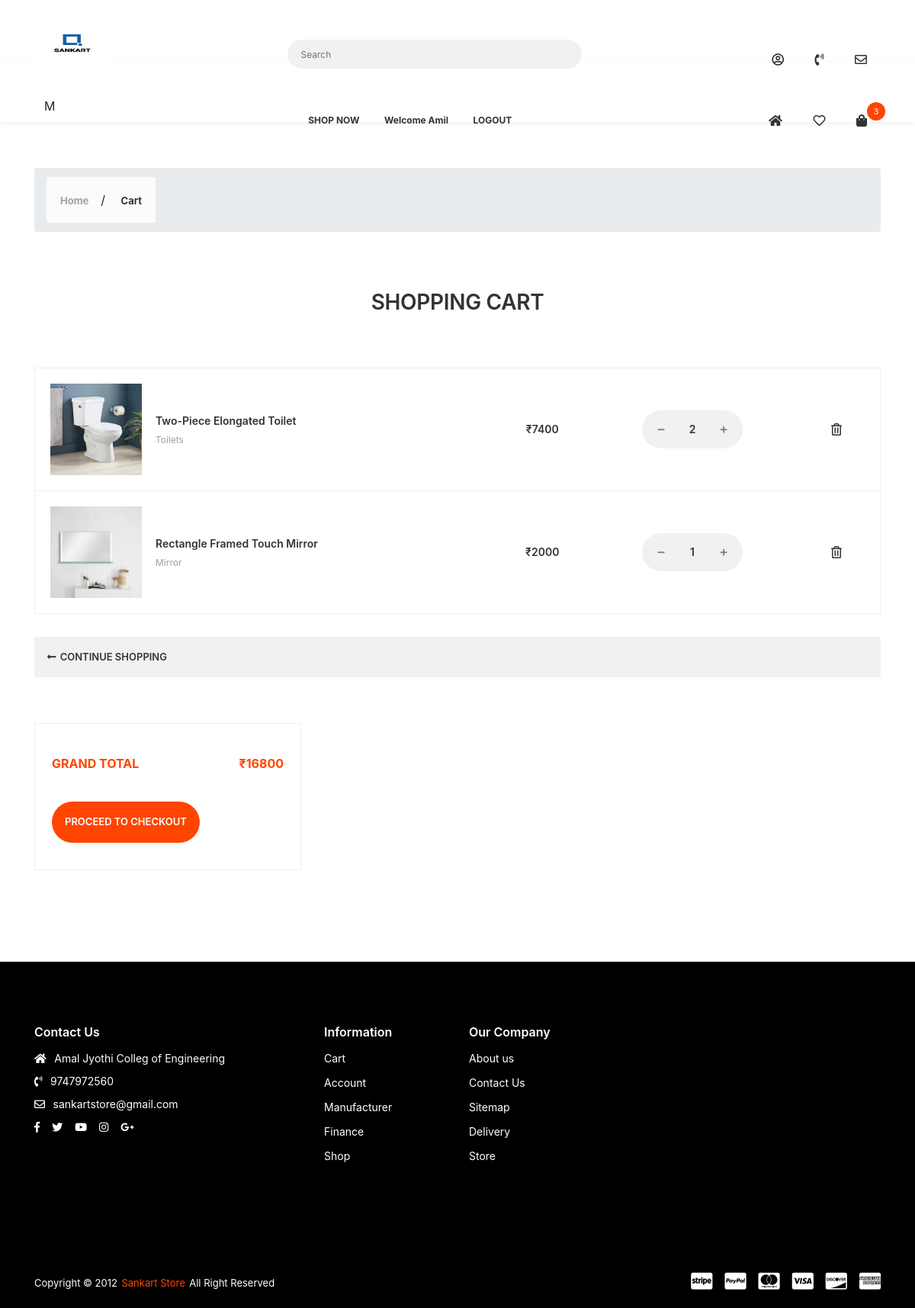
The app's page /cart/ (signed in), older data.
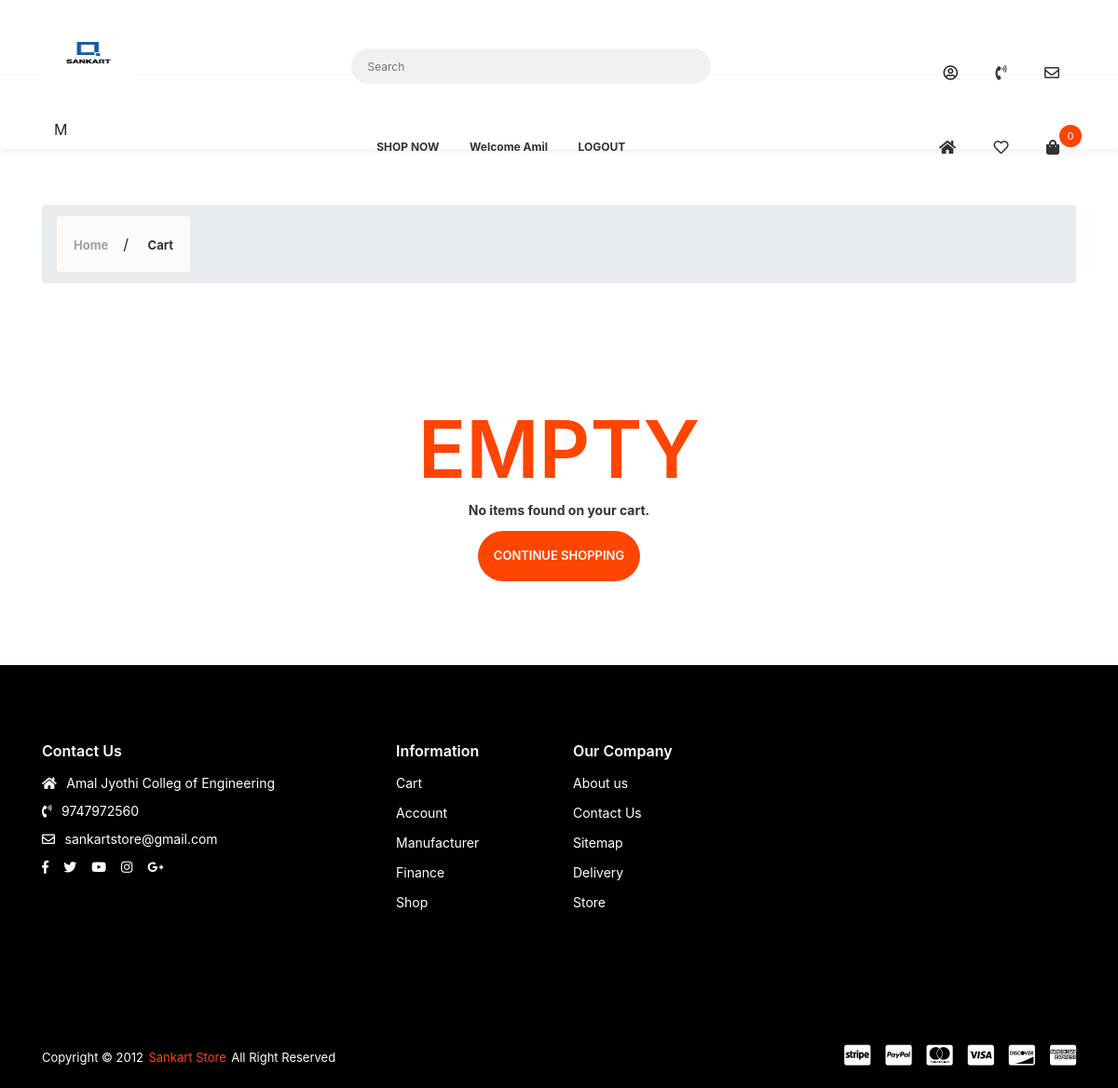
The same page, newer data.
### cart/models.py (models this page shows, shortened)
class CartItem(models.Model):
    user = models.ForeignKey(Account, on_delete=models.CASCADE, null=True)
    product = models.ForeignKey(Product, on_delete=models.CASCADE)
    cart = models.ForeignKey(Cart, on_delete=models.CASCADE, null=True)
    quantity = models.IntegerField()
    is_active = models.BooleanField(default=True)
    reserved_until = models.DateTimeField(null=True)

### shop_app/models.py (models this page shows, shortened)
class Product(models.Model):
    product_name = models.CharField(max_length=200, unique=True)
    slug = models.SlugField(max_length=200, unique=True)
    description = models.TextField(max_length=500, blank=True)
    price = models.IntegerField()
    images = models.ImageField(upload_to='photos/product')
    display = models.ImageField(upload_to='photos/display',default="a3.png")
    display2 = models.ImageField(upload_to='photos/display', default="a3.png")
    display3 = models.ImageField(upload_to='photos/display', default="a3.png")
    category = models.ForeignKey(Category, on_delete=models.CASCADE)
    stock = models.IntegerField()
    color = models.ForeignKey(Color, on_delete=models.CASCADE,null=True, blank=True)
    brand = models.ForeignKey(Brand, on_delete=models.CASCADE,null=True, blank=True)
    design = models.ForeignKey(Design, on_delete=models.CASCADE,null=True, blank=True)
    dimensions = models.ForeignKey(Dimensions, on_delete=models.CASCADE,null=True, blank=True)
    is_available = models.BooleanField(default=True)
    is_featured = models.BooleanField(default=False)
    created_date = models.DateField(auto_now_add=True)
    modified_date = models.DateField(auto_now=True)

class Category(models.Model):
    category_name = models.CharField(max_length=50, unique=True)
    slug = models.SlugField(max_length=100, unique=True)
    description = models.TextField(max_length=255, blank=True)
    cat_image = models.ImageField(upload_to='photos/categories', blank=True)
    class Meta:
        verbose_name = 'category'
        verbose_name_plural = 'categories'
    def __str__(self):
        return self.category_name.capitalize()

### cart/views.py (the view)
# urls.py: path('cart/', include('cart.urls')),
@login_required(login_url='login')
def cart(request, total=0, quantity=0, cart_item=None, cart_items=None):
    try:
        tax = 0
        grand_total = 0
        if request.user.is_authenticated:
            cart_items = CartItem.objects.filter(
                user=request.user, is_active=True)
        else:
            cart = Cart.objects.get(cart_id=_cart_id(request))
            cart_items = CartItem.objects.filter(cart=cart, is_active=True)
        for cart_item in cart_items:
            total += (cart_item.product.price*cart_item.quantity)
            quantity += cart_item.quantity
    except ObjectDoesNotExist:
        pass
    context = {
        'total': total,
        'quantity': quantity,
        'cart_items': cart_items,
    }
    return render(request, 'cart.html', context)

### cart/context_processors.py (called while the page is built)
def counter(request):
    cart_count = 0
    if 'admin' in request.path:
        return {}
    else:
        try:
            cart = Cart.objects.filter(cart_id=_cart_id(request))
            if request.user.is_authenticated:
                cart_items = CartItem.objects.all().filter(user=request.user)
            else:
                cart_items = CartItem.objects.all().filter(cart=cart[:1])
            for cart_item in cart_items:
                cart_count += cart_item.quantity
        except Cart.DoesNotExist:
            cart_count = 0
    return dict(cart_count=cart_count)

### cart/views.py (called while the page is built)
def _cart_id(request):
    cart = request.session.session_key
    if not cart:
        cart = request.session.create()
    return cart

### shop_app/context_processors.py (called while the page is built)
def menu_links(request):
    links = Category.objects.all()
    return dict(links=links)

### wishlist/views.py (called while the page is built)
def _wishlist_id(request):
    wishlist = request.session.session_key
    if not wishlist:
        wishlist = request.session.create()
    return wishlist

### templates/cart.html (shortened to what the changed rows need)
{% extends 'base.html' %}
{% load static %}
{% block content %}
        <div class="app-content">
            {% if not cart_items %}
             <div class="u-s-p-y-60">
                <div class="section__content">
                    <div class="container">
                        <div class="row">
                            <div class="col-lg-12 col-md-12 u-s-m-b-30">
                                <div class="empty">
                                    <div class="empty__wrap">
                                        <span class="empty__big-text">EMPTY</span>
                                        <span class="empty__text-1">No items found on your cart.</span>
                                        <a class="empty__redirect-link btn--e-brand" href="{% url 'store' %}">CONTINUE SHOPPING</a></div>
                                </div>
                            </div>
                        </div>
                    </div>
                </div>
            </div>
            {% else %}
            <div class="u-s-p-b-60">
                <div class="section__intro u-s-m-b-60">
                    <div class="container">
                        <div class="row">
                            <div class="col-lg-12">
                                <div class="section__text-wrap">
                                    <h1 class="section__heading u-c-secondary">SHOPPING CART</h1>
                                </div>
                            </div>
                        </div>
                    </div>
                </div>
                <div class="section__content">
                    <div class="container">
                        <div class="row">
                            <div class="col-lg-12 col-md-12 col-sm-12 u-s-m-b-30">
                                <div class="table-responsive">
                                    <table class="table-p">
                                        <tbody>
                                            {% for cart_item in cart_items %}
                                            <tr>
                                                <td>
                                                    <div class="table-p__box">
                                                        <div class="table-p__img-wrap">
                                                            <img class="u-img-fluid" src="{{cart_item.product.images.url}}" style="width:600 height:600;" alt=""></div>
                                                        <div class="table-p__info">
                                                            <span class="table-p__name">
                                                                <a href="#">{{cart_item.product.product_name}}</a></span>
                                                            <span class="table-p__category">
                                                                <a href="#">{{cart_item.product.category}}</a></span>
                                                        </div>
                                                    </div>
                                                </td>
                                                <td>
                                                    <span class="table-p__price">₹{{cart_item.product.price}}</span></td>
                                                <td>
                                                    <div class="table-p__input-counter-wrap">
                                                        <div class="input-counter">
                                                             <a href="{% url 'remove_cart' cart_item.product.id cart_item.id %}">
                                                            <span class="input-counter__minus fas fa-minus"></span></a>
                                                            <input class="input-counter__text input-counter--text-primary-style" type="text" value="{{cart_item.quantity}}" data-min="1" data-max="1000">
                                                            <a href="{% url 'add_cart' cart_item.product.id %}">
                                                            <span class="input-counter__plus fas fa-plus"></span></a></div>
                                                    </div>
                                                </td>
                                                <td>
                                                    <div class="table-p__del-wrap">
                                                        <a class="far fa-trash-alt table-p__delete-link" href="{% url 'remove_cart_item' cart_item.product.id cart_item.id%}"></a></div>
                                                </td>
                                            </tr>
                                            {% endfor %}
                                        </tbody>
                                    </table>
                                </div>
                            </div>
                            <div class="col-lg-12">
                                <div class="route-box">
                                    <div class="route-box__g1">
                                        <a class="route-box__link" href="{% url 'store' %}"><i class="fas fa-long-arrow-alt-left"></i>
                                            <span>CONTINUE SHOPPING</span></a></div>
                                </div>
                            </div>
                        </div>
                    </div>
                </div>
            </div>
            <div class="u-s-p-b-60">
                <div class="section__content">
                    <div class="container">
                        <div class="row">
                            <div class="col-lg-12 col-md-12 col-sm-12 u-s-m-b-30">
                                    <div class="row">
                                        <div class="col-lg-4 col-md-6 u-s-m-b-30">
                                            <div class="f-cart__pad-box">
                                                <div class="u-s-m-b-30">
                                                    <table class="f-cart__table">
                                                        <tbody>
                                                            <tr>
                                                                <td>GRAND TOTAL</td>
                                                                <td>₹{{total}}</td>
                                                            </tr>
                                                        </tbody>
                                                    </table>
                                                </div>
                                                <div>
                                                    <a class="empty__redirect-link btn--e-brand" href="{% url 'checkout' %}" id="checkout">PROCEED TO CHECKOUT</a></div>
                                            </div>
                                        </div>
                                    </div>
                            </div>
                        </div>
                    </div>
                </div>
            </div>
            {% endif %}
        </div>
{% endblock %}

### templates/base.html (shortened to what the changed rows need)
<!DOCTYPE html>
{% load static %}
<html class="no-js" lang="en">
<head>
    <link rel="stylesheet" href="{% static 'css/vendor.css' %}">
    <link rel="stylesheet" href="{% static 'css/utility.css' %}">
    <link rel="stylesheet" href="{% static 'css/app.css' %}">
    <link rel="stylesheet" href="https://stackpath.bootstrapcdn.com/bootstrap/4.5.2/css/bootstrap.min.css" integrity="sha384-UO2eT0CpHqdSJQ6hJty5KVphtPhzWj9WO1qwE
    sD65/3l3O1rX6IrYJoGUVAQJQa">
</head>
<body class="config">
    <div id="app">
        <header class="header--style-1 header--box-shadow">
            <nav class="secondary-nav-wrapper">
                <div class="container">
                    <div class="secondary-nav">
                        <div class="menu-init" id="navigation3">
                            <div class="ah-lg-mode">
                                <ul class="ah-list ah-list--design1 ah-list--link-color-secondary">
                                    <li class="has-dropdown">
                                        <a href="{% url 'cart' %}" class="mini-cart-shop-link" id="cart"><i class="fas fa-shopping-bag"></i>
                                            <span class="total-item-round">{{cart_count}}</span>
                                        </a>
                                    </li>
                                </ul>
                            </div>
                        </div>
                    </div>
                </div>
            </nav>
        </header>
        {% block content %}
        {% endblock %}
    </div>
</body>
</html>

Row changes from the older to the newer data that the page shows:
removed CartItem: product.images (picture), product.product_name "Two-Piece Elongated Toilet", product.category "Toilets", product.price "7400", quantity "2"
removed CartItem: product.images (picture), product.product_name "Rectangle Framed Touch Mirror", product.category "Mirror", product.price "2000", quantity "1"
Text that changed along with them:
{{ cart_count }}: "3" → "0"
{{ total }}: "16800" → (not shown)
text no longer shown: "SHOPPING CART GRAND TOTAL ₹ PROCEED TO CHECKOUT"
text now shown: "EMPTY No items found on your cart."
